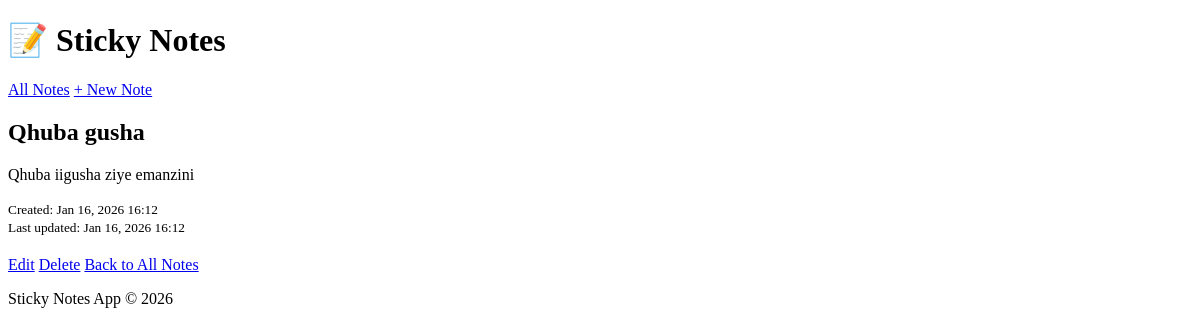
/note/3/, run on the app's committed database.
### notes/models.py (models this page shows, shortened)
class Note(models.Model):
    title = models.CharField(max_length=200)
    content = models.TextField()
    created_at = models.DateTimeField(auto_now_add=True)
    updated_at = models.DateTimeField(auto_now=True)

### notes/views.py (the view)
# urls.py: path('note/<int:pk>/', views.note_detail, name='note_detail'),
def note_detail(request, pk):
    note = get_object_or_404(Note, pk=pk)
    return render(request, 'notes/note_detail.html', {'note': note})

### notes/templates/notes/note_detail.html (shortened to what this page needs)
{% extends 'notes/base.html' %}
{% block content %}
    <div class="note">
        <h2>{{ note.title }}</h2>
        <p style="white-space: pre-line;">{{ note.content }}</p>
        <small>
            Created: {{ note.created_at|date:"M d, Y H:i" }}<br>
            Last updated: {{ note.updated_at|date:"M d, Y H:i" }}
        </small>
        <div style="margin-top: 20px;">
            <a href="{% url 'note_update' note.pk %}" class="btn btn-warning">Edit</a>
            <a href="{% url 'note_delete' note.pk %}" class="btn btn-danger">Delete</a>
            <a href="{% url 'note_list' %}" class="btn">Back to All Notes</a>
        </div>
    </div>
{% endblock %}

### data on the page
Note: title "Qhuba gusha", content "Qhuba iigusha ziye emanzini", created_at "Jan 16, 2026 16:12", updated_at "Jan 16, 2026 16:12"
